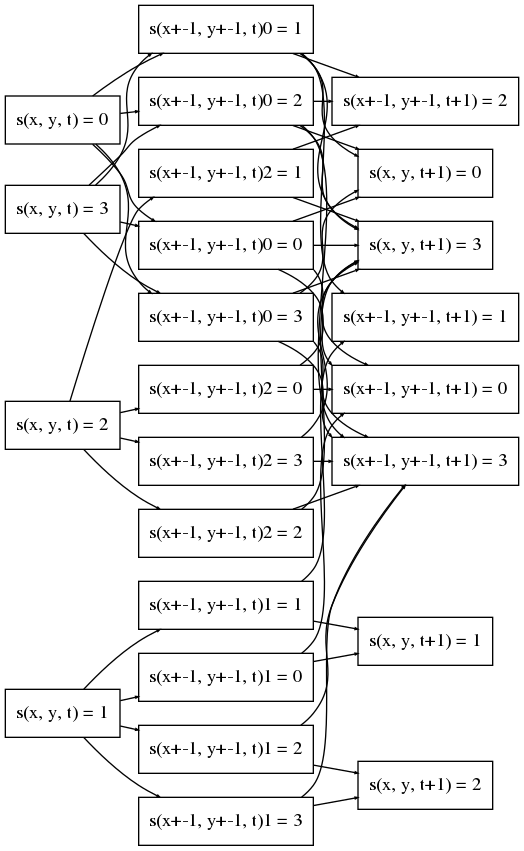

Reproduce this figure in Python.
from os import readlink
from typing_extensions import Concatenate
import pygraphviz as pgv

G = pgv.AGraph(directed=True, strict=False, ranksep = 0.2, 
               spline = 'spline', rankdir = 'LR', Concatenate=True)

a0 = 's(x, y, t) = 0'
a1 = 's(x, y, t) = 1'
a2 = 's(x, y, t) = 2'
a3 = 's(x, y, t) = 3'

a00 = 's(x+-1, y+-1, t)0 = 0'
a01 = 's(x+-1, y+-1, t)0 = 1'
a02 = 's(x+-1, y+-1, t)0 = 2'
a03 = 's(x+-1, y+-1, t)0 = 3'

a10 = 's(x+-1, y+-1, t)1 = 0'
a11 = 's(x+-1, y+-1, t)1 = 1'
a12 = 's(x+-1, y+-1, t)1 = 2'
a13 = 's(x+-1, y+-1, t)1 = 3'

a20 = 's(x+-1, y+-1, t)2 = 0'
a21 = 's(x+-1, y+-1, t)2 = 1'
a22 = 's(x+-1, y+-1, t)2 = 2'
a23 = 's(x+-1, y+-1, t)2 = 3'

a30 = 's(x+-1, y+-1, t)0 = 0'
a31 = 's(x+-1, y+-1, t)0 = 1'
a32 = 's(x+-1, y+-1, t)0 = 2'
a33 = 's(x+-1, y+-1, t)0 = 3'

a000 = 's(x, y, t+1) = 0'
a001 = 's(x+-1, y+-1, t+1) = 0'
a010 = 's(x, y, t+1) = 0'
a011 = 's(x+-1, y+-1, t+1) = 1'
a020 = 's(x, y, t+1) = 0'
a021 = 's(x+-1, y+-1, t+1) = 2'
a030 = 's(x, y, t+1) = 0'
a031 = 's(x+-1, y+-1, t+1) = 3'

a100 = 's(x, y, t+1) = 1'
a101 = 's(x+-1, y+-1, t+1) = 0'
a110 = 's(x, y, t+1) = 1'
a111 = 's(x+-1, y+-1, t+1) = 1'
a120 = 's(x, y, t+1) = 2'
a121 = 's(x+-1, y+-1, t+1) = 3'
a130 = 's(x, y, t+1) = 2'
a131 = 's(x+-1, y+-1, t+1) = 3'

a200 = 's(x, y, t+1) = 3'
a201 = 's(x+-1, y+-1, t+1) = 0'
a210 = 's(x, y, t+1) = 3'
a211 = 's(x+-1, y+-1, t+1) = 2'
a220 = 's(x, y, t+1) = 3'
a221 = 's(x+-1, y+-1, t+1) = 3'
a230 = 's(x, y, t+1) = 3'
a231 = 's(x+-1, y+-1, t+1) = 3'

a300 = 's(x, y, t+1) = 3'
a301 = 's(x+-1, y+-1, t+1) = 0'
a310 = 's(x, y, t+1) = 3'
a311 = 's(x+-1, y+-1, t+1) = 2'
a320 = 's(x, y, t+1) = 3'
a321 = 's(x+-1, y+-1, t+1) = 3'
a330 = 's(x, y, t+1) = 3'
a331 = 's(x+-1, y+-1, t+1) = 3'

G.add_nodes_from([a0, a1, a2, a3, 
                  a00, a01, a02, a03,
                  a10, a11, a12, a13,
                  a20, a21, a22, a23,
                  a30, a31, a32, a33,
                  a000, a001, a010, a011, a020, a021, a030, a031,
                  a100, a101, a110, a111, a120, a121, a130, a131,
                  a200, a201, a210, a211, a220, a221, a230, a231,
                  a300, a301, a310, a311, a320, a321, a330, a331],
                shape = 'polygen', style = 'solid')

G.add_edges_from([[a0, a00], [a0, a01], [a0, a02], [a0, a03],
                  [a1, a10], [a1, a11], [a1, a12], [a1, a13],
                  [a2, a20], [a2, a21], [a2, a22], [a2, a23],
                  [a3, a30], [a3, a31], [a3, a32], [a3, a33],
                  [a00, a000], [a00, a001], [a01, a010], [a01, a011],
                  [a02, a020], [a02, a021], [a03, a030], [a03, a031],
                  [a10, a100], [a10, a101], [a11, a110], [a11, a111],
                  [a12, a120], [a12, a121], [a13, a130], [a13, a131],
                  [a20, a200], [a20, a201], [a21, a210], [a21, a211],
                  [a22, a220], [a22, a221], [a23, a230], [a23, a231],
                  [a30, a300], [a30, a301], [a31, a310], [a31, a311],
                  [a32, a320], [a32, a321], [a33, a330], [a33, a331]],
                   arrowsize = 0.2)

G.layout()
G.draw('figcellspreading.png', prog = 'dot')
